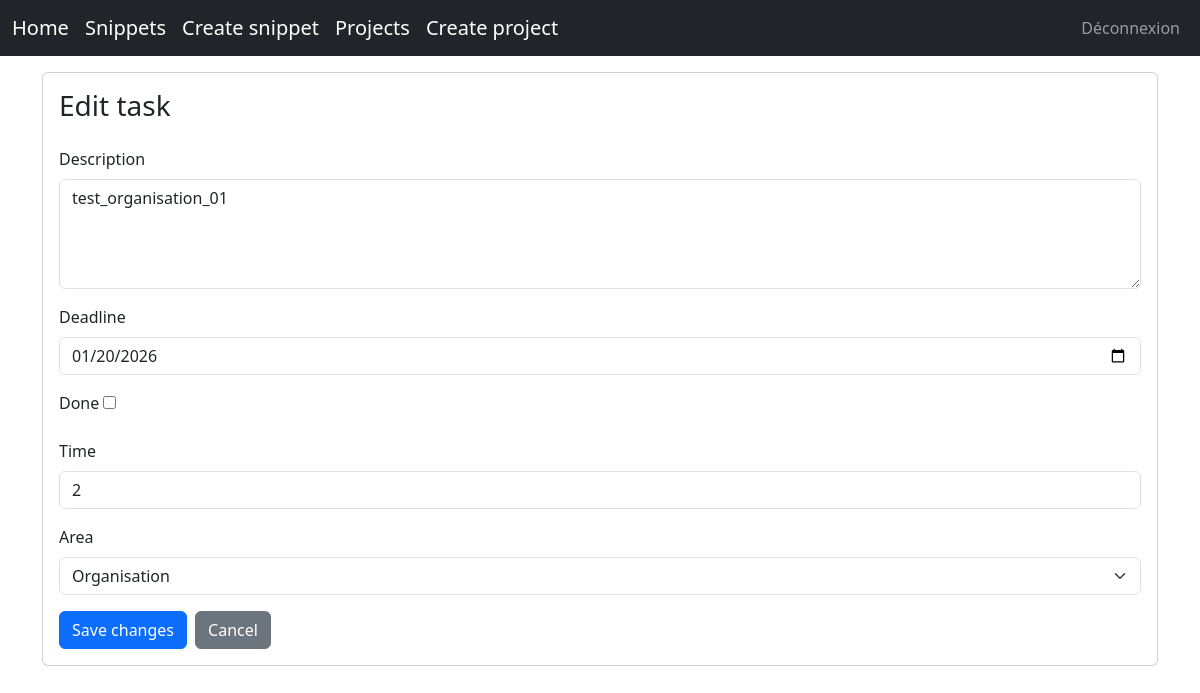
The page /tasks/tasks/test_organisation_01/edit/ (signed in) on the database its author committed.
### tasks/models.py (models this page shows, shortened)
class Task(models.Model):
    AREA_CHOICES = [
        ('Fin', 'Finance'),
        ('RH', 'Ressources Humaines'),
        ('Org', 'Organisation'),
        ('Dev', 'Code'),
        ('Bud', 'Budget'),
        ('Perso', 'Personnel'),
        ('SRIA', 'SRIA Tools'),
    ]
    description = models.CharField(max_length=255)
    project = models.ForeignKey(
        Project,
        on_delete=models.CASCADE,
        related_name="tasks"
    )
    creator = models.ForeignKey(
        settings.AUTH_USER_MODEL,
        on_delete=models.CASCADE,
        related_name="tasks"
    )
    deadline = models.DateField(blank=True, null=True)
    done = models.BooleanField(default=False)
    slug = models.SlugField(unique=True, blank=True)
    area = models.CharField(max_length=20, choices=AREA_CHOICES, blank=True, null=True)
    time = models.IntegerField(help_text="Time in minutes", blank=True, null=True)
    created_at = models.DateTimeField(auto_now_add=True)
    class Meta:
        ordering = ["done", "deadline"]

### tasks/views.py (the view, shortened to what this page needs)
# urls.py: path("tasks/<slug:slug>/edit/", TaskUpdateView.as_view(), name="task_update"),
class TaskUpdateView(LoginRequiredMixin, UpdateView):
    model = Task
    form_class = TaskForm
    template_name = "tasks/task_form.html"
    context_object_name = "task"
    def get_object(self, queryset=None):
        task = get_object_or_404(Task, slug=self.kwargs["slug"])
        project = task.project
        if project.private:
            if self.request.user != project.creator:
                raise PermissionDenied
        else:
            if (
                self.request.user != project.creator
                and self.request.user != task.creator
            ):
                raise PermissionDenied
        return task

### tasks/forms.py
class TaskForm(forms.ModelForm):
    class Meta:
        model = Task
        fields = [
            "description",
            "deadline",
            "done",
            "time",
            "area",
        ]
        widgets = {
            "description": forms.Textarea(
                attrs={
                    "class": "form-control",
                    "rows": 4,
                    "placeholder": "Describe the task..."
                }
            ),
            "deadline": forms.DateInput(
                attrs={
                    "type": "date",
                    "class": "form-control",
                },
                format="%Y-%m-%d",
            ),
            "time": forms.NumberInput(
                attrs={
                    "class": "form-control",
                    "min": 0,
                }
            ),
            "area": forms.Select(
                attrs={
                    "class": "form-select",
                }
            ),
        }
    def __init__(self, *args, **kwargs):
        super().__init__(*args, **kwargs)
        self.fields["deadline"].input_formats = ["%Y-%m-%d"]

### tasks/templates/tasks/task_form.html (shortened to what this page needs)
{% extends "base.html" %}
{% block content %}
<div class="card">
  <div class="card-body">
    <h3 class="card-title mb-4">
      {% if view.object %}
        Edit task
      {% else %}
        Create a new task
      {% endif %}
    </h3>
    <form method="post">
      {% for field in form %}
        <div class="mb-3">
          <label class="form-label">{{ field.label }}</label>
          {{ field }}
        </div>
      {% endfor %}
      <div class="d-flex gap-2">
        <button type="submit" class="btn btn-primary">
          {% if view.object %}
            Save changes
          {% else %}
            Create
          {% endif %}
        </button>
        <a
          href="{% url 'project_detail' task.project.slug %}"
          class="btn btn-secondary"
        >
          Cancel
        </a>
      </div>
    </form>
  </div>
</div>
{% endblock %}

### rows shown on the page
Task: form "test_organisation_01" "01/20/2026" "2" "Organisation"

### other values the page prints
{{ field.label }} "Description" "Deadline" "Done" "Time" "Area"
